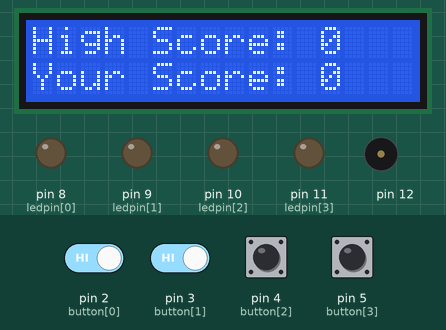
Simulated run of this sketch. Board: Arduino Uno, built with avr-gcc and run on an emulated ATmega328P. Shown: 16×2 character LCD, output pins drawn as LEDs (lit = HIGH), buzzer (waves = sounding). Dashed ring = blinking. The inputs (shaded band) are chosen by the test bench; at power-on: pin 2 (button[0]), pin 3 (button[1]), pin 4 (button[2]), pin 5 (button[3]) HIGH. Random numbers use the default seed unless the sketch sets one; what the sketch prints to the serial monitor is not drawn.

Above: at 3.5 s.
3.6 s: pin 2 (button[0]) driven LOW and pin 3 (button[1]) driven LOW
At 5.77 s:
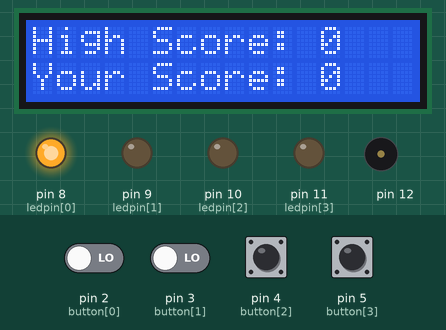
At 6.52 s:
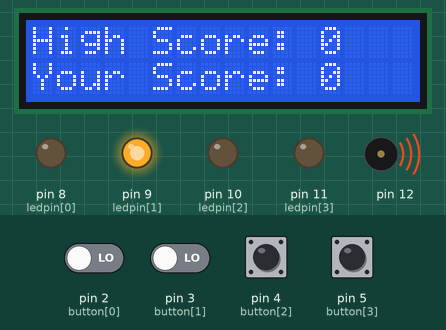
6.6 s: pin 2 (button[0]) driven HIGH and pin 3 (button[1]) driven HIGH
At 7.02 s:
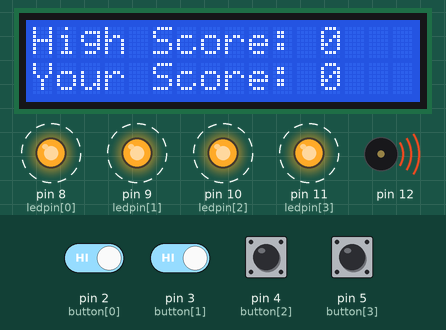
9.2 s: pin 2 (button[0]) driven LOW
12.2 s: pin 2 (button[0]) driven HIGH
15.2 s: pin 4 (button[2]) pulled LOW for 1 s
At 16.75 s:
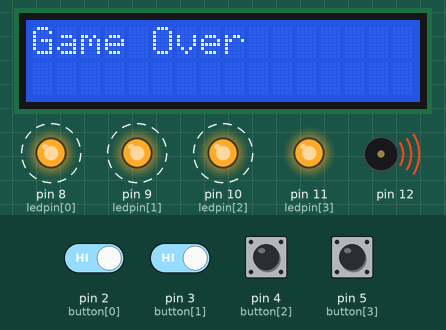
17.7 s: pin 3 (button[1]) driven LOW
Timing chart, 0 to 21.7 s (numbered marks = the images above; inputs shaded):
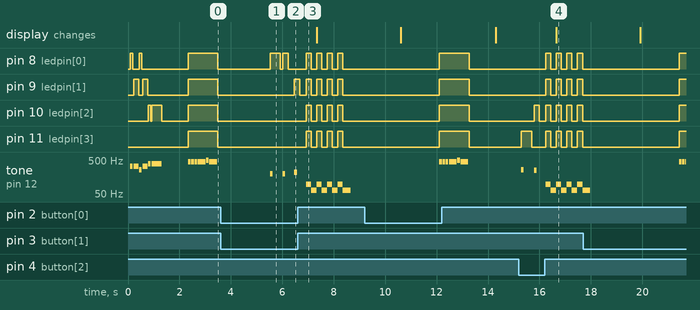

Measured:
- after the input at 3.6 s, pin 9 (ledpin[1]): LOW → HIGH after 2.9 s
- after the input at 9.2 s, tone on pin 12: silent → 440 Hz after 2.9 s
- after the input at 15.2 s, pin 8 (ledpin[0]), pin 9 (ledpin[1]): alternates HIGH for 0.20 s and LOW for 0.21 s, starting after 1.0 s; pin 10 (ledpin[2]): alternates HIGH for 0.20 s and LOW for 0.21 s, starting after 0.59 s; the display: changes after 1.5 s (image 4)
- by itself, tone on pin 12: plays 196 Hz for 0.10 s, 196 Hz for 0.10 s, 220 Hz for 0.10 s

The sketch:

Memory_game_Simon_Says.ino
```cpp
#include <Wire.h>
#include <LCD.h>
#include <LiquidCrystal_I2C.h>
#include <Tone.h>

LiquidCrystal_I2C lcd(0x27,2,1,0,4,5,6,7);
Tone speakerpin;
int starttune[] = {NOTE_E4, NOTE_E4, NOTE_C4, NOTE_E4, NOTE_G4, NOTE_G4};
int duration2[] = {100, 200, 100, 200, 100, 400};
int note[] = {NOTE_A4, NOTE_A4, NOTE_A4, NOTE_A4, NOTE_B4, NOTE_A4};
int duration[] = {100, 100, 100, 300, 100, 300};
int button[] = {2, 3, 4, 5}; //The four button input pins
int ledpin[] = {8, 9, 10, 11};  // LED pins
int turn = 0;  // turn counter
int buttonstate = 0;  // button state checker
int randomArray[50]; //long to store up to 50 inputs
int inputArray[50];
int highscore = 0;
int MyScore;


void setup()
{
  lcd.setBacklightPin(3,POSITIVE);
 lcd.setBacklight(LOW);
  lcd.begin(16, 2);
 lcd.clear();
 lcd.setCursor(0, 1);
 lcd.print("Your Score: 0");
 lcd.setCursor(0, 0);
 lcd.print("High Score: 0");
  Serial.begin(9600);
  speakerpin.begin(12); // speaker is on pin 12

  for(int x=0; x<4; x++)  // LED pins are outputs
  {
    pinMode(ledpin[x], OUTPUT);
  }

  for(int x=0; x<4; x++)
  {
    pinMode(button[x],INPUT);  // button pins are inputs
    digitalWrite(button[x], HIGH);  // enable internal pullup; buttons start in high position; logic reversed
  }

  randomSeed(analogRead(0)); //Added to generate "more randomness" with the randomArray for the output function
  for (int thisNote = 0; thisNote < 6; thisNote ++) {
     // play the next note:
     speakerpin.play(starttune[thisNote]);
     // hold the note:
     if (thisNote==0 || thisNote==2)
     {
       digitalWrite(ledpin[0], HIGH);
     }
     if (thisNote==1 || thisNote==3 )
     {
       digitalWrite(ledpin[1], HIGH);
     }
     if (thisNote==4 || thisNote==5)
     {
       digitalWrite(ledpin[2], HIGH);
     }
     if (thisNote==6)
     {
       digitalWrite(ledpin[3], HIGH);
     }
     delay(duration2[thisNote]);
     // stop for the next note:
     speakerpin.stop();
     digitalWrite(ledpin[0], LOW);
     digitalWrite(ledpin[1], LOW);
     digitalWrite(ledpin[2], LOW);
     digitalWrite(ledpin[3], LOW);
     delay(25);
    }
  delay(1000);
}

void loop()
{
  for (int y=0; y<=2; y++)
  {
    //function for generating the array to be matched by the player
    digitalWrite(ledpin[0], HIGH);
    digitalWrite(ledpin[1], HIGH);
    digitalWrite(ledpin[2], HIGH);
    digitalWrite(ledpin[3], HIGH);

    for (int thisNote = 0; thisNote < 6; thisNote ++) {
     // play the next note:
     speakerpin.play(note[thisNote]);
     // hold the note:
     delay(duration[thisNote]);
     // stop for the next note:
     speakerpin.stop();
     delay(25);
    }

    digitalWrite(ledpin[0], LOW);
    digitalWrite(ledpin[1], LOW);
    digitalWrite(ledpin[2], LOW);
    digitalWrite(ledpin[3], LOW);
    delay(1000);

    for (int y=turn; y <= turn; y++) //untuk sekali random
    { //Limited by the turn variable
      Serial.println(""); //Some serial output to follow along
      Serial.print("Turn: ");
      Serial.print(y);
      Serial.println("");
      lcd.clear();
 MyScore=y;
 lcd.setCursor(0, 1);  //(Column,Row)
 lcd.print("Your Score: ");
 lcd.setCursor(12, 1);
 lcd.print(MyScore);
 if(MyScore > highscore) {
 highscore = y;
 }
 lcd.setCursor(0, 0);
 lcd.print("High Score: " + (String)(highscore));
 Serial.print(y);
 Serial.println("");
 delay(1000);
      randomArray[y] = random(1, 5); //Assigning a random number (1-4) to the randomArray[y], y being the turn count
      for (int x=0; x <= turn; x++)
      {
        Serial.print(randomArray[x]);

        for(int y=0; y<4; y++)
        {

          if (randomArray[x] == 1 && ledpin[y] == 8)
          {  //if statements to display the stored values in the array
            digitalWrite(ledpin[y], HIGH);
            speakerpin.play(NOTE_G3, 100);
            delay(400);
            digitalWrite(ledpin[y], LOW);
            delay(100);
          }

          if (randomArray[x] == 2 && ledpin[y] == 9)
          {
            digitalWrite(ledpin[y], HIGH);
            speakerpin.play(NOTE_A3, 100);
            delay(400);
            digitalWrite(ledpin[y], LOW);
            delay(100);
          }

          if (randomArray[x] == 3 && ledpin[y] == 10)
          {
            digitalWrite(ledpin[y], HIGH);
            speakerpin.play(NOTE_B3, 100);
            delay(400);
            digitalWrite(ledpin[y], LOW);
            delay(100);
          }

          if (randomArray[x] == 4 && ledpin[y] == 11)
          {
            digitalWrite(ledpin[y], HIGH);
            speakerpin.play(NOTE_C4, 100);
            delay(400);
            digitalWrite(ledpin[y], LOW);
            delay(100);
          }
        }
      }
    }
    input();

  }


}


void input() { //Function for allowing user input and checking input against the generated array

  for (int x=0; x <= turn;)
  { //Statement controlled by turn count

    for(int y=0; y<4; y++)
    {

      buttonstate = digitalRead(button[y]);

      if (buttonstate == LOW && button[y] == 2)
      { //Checking for button push
        digitalWrite(ledpin[0], HIGH);
        speakerpin.play(NOTE_G3, 100);
        delay(200);
        digitalWrite(ledpin[0], LOW);
        inputArray[x] = 1;
        delay(250);
        Serial.print(" ");
        Serial.print(1);
        if (inputArray[x] != randomArray[x]) { //Checks value input by user and checks it against
          fail();                              //the value in the same spot on the generated array
        }                                      //The fail function is called if it does not match
        x++;
      }
       if (buttonstate == LOW && button[y] == 3)
      {
        digitalWrite(ledpin[1], HIGH);
        speakerpin.play(NOTE_A3, 100);
        delay(200);
        digitalWrite(ledpin[1], LOW);
        inputArray[x] = 2;
        delay(250);
        Serial.print(" ");
        Serial.print(2);
        if (inputArray[x] != randomArray[x]) {
          fail();
        }
        x++;
      }

      if (buttonstate == LOW && button[y] == 4)
      {
        digitalWrite(ledpin[2], HIGH);
        speakerpin.play(NOTE_B3, 100);
        delay(200);
        digitalWrite(ledpin[2], LOW);
        inputArray[x] = 3;
        delay(250);
        Serial.print(" ");
        Serial.print(3);
        if (inputArray[x] != randomArray[x]) {
          fail();
        }
        x++;
      }

      if (buttonstate == LOW && button[y] == 5)
      {
        digitalWrite(ledpin[3], HIGH);
        speakerpin.play(NOTE_C4, 100);
        delay(200);
        digitalWrite(ledpin[3], LOW);
        inputArray[x] = 4;
        delay(250);
        Serial.print(" ");
        Serial.print(4);
        if (inputArray[x] != randomArray[x])
        {
          fail();
        }
        x++;
      }
    }
  }
  delay(500);
  turn++; //Increments the turn count, also the last action before starting the output function over again
}


void fail() { //Function used if the player fails to match the sequence

  for (int y=0; y<=3; y++)
  { //Flashes lights for failure

    digitalWrite(ledpin[0], HIGH);
    digitalWrite(ledpin[1], HIGH);
    digitalWrite(ledpin[2], HIGH);
    digitalWrite(ledpin[3], HIGH);
    speakerpin.play(NOTE_G2, 300);
    delay(200);
    digitalWrite(ledpin[0], LOW);
    digitalWrite(ledpin[1], LOW);
    digitalWrite(ledpin[2], LOW);
    digitalWrite(ledpin[3], LOW);
    speakerpin.play(NOTE_C2, 300);
    delay(200);
    lcd.clear();
 lcd.setCursor(0, 0);
 lcd.print("Game Over");
 }
 delay(2000);
 lcd.clear();
 lcd.setCursor(0, 0);
 lcd.print("High: " + (String) (highscore));
 // Serial.print(y);
 // Serial.println("");
 lcd.setCursor(9, 0);
 lcd.print("You: ");
 lcd.setCursor(14, 0);
 lcd.print(MyScore);
 // if(y > highscore) {
 // highscore = y;
 // }
 lcd.setCursor(0, 1);
 lcd.print("<-Press to play again!");
 {
 // buttonstate = digitalRead(button[y]);
 while (digitalRead(button[0]) > 0 &&digitalRead(button[1]) > 0 && digitalRead(button[2]) > 0 && digitalRead(button[3]) > 0 ){
digitalWrite(ledpin[0], HIGH);
digitalWrite(ledpin[1], HIGH);
digitalWrite(ledpin[2], HIGH);
digitalWrite(ledpin[3], HIGH);
delay(100);
digitalWrite(ledpin[0], LOW);
digitalWrite(ledpin[1], LOW);
digitalWrite(ledpin[2], LOW);
digitalWrite(ledpin[3], LOW);
delay(100);
 }
 delay(1000);

  turn = -1; //Resets turn value so the game starts over without need for a reset button
}
}
```
